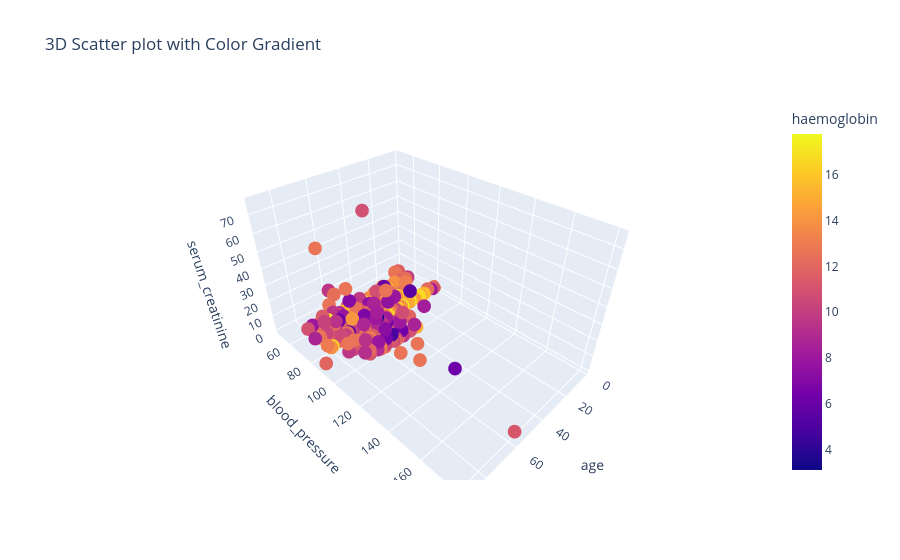

The code cell stored with this chart in its notebook:
### Code cell
fig = px.scatter_3d(df, x='age', y='blood_pressure', z='serum_creatinine', color='haemoglobin',
                    title='3D Scatter plot with Color Gradient')
fig.show()

### Figure 1 — Plotly figure (JSON) as saved in the notebook; plotly's stock layout.template omitted (floating-point values rounded to 4 significant figures; data arrays with more than 128 entries replaced by an {"elided": "..."} marker saying what was removed)
{"data": [{"hovertemplate": "age=%{x}<br>blood_pressure=%{y}<br>serum_creatinine=%{z}<br>haemoglobin=%{marker.color}<extra></extra>", "legendgroup": "", "marker": {"color": {"elided": "400 float values"}, "coloraxis": "coloraxis", "symbol": "circle"}, "mode": "markers", "name": "", "scene": "scene", "showlegend": false, "type": "scatter3d", "x": {"elided": "400 float values"}, "y": {"elided": "400 float values"}, "z": {"elided": "400 float values"}}], "layout": {"coloraxis": {"colorbar": {"title": {"text": "haemoglobin"}}, "colorscale": [[0, "#0d0887"], [0.1111, "#46039f"], [0.2222, "#7201a8"], [0.3333, "#9c179e"], [0.4444, "#bd3786"], [0.5556, "#d8576b"], [0.6667, "#ed7953"], [0.7778, "#fb9f3a"], [0.8889, "#fdca26"], [1, "#f0f921"]]}, "legend": {"tracegroupgap": 0}, "scene": {"domain": {"x": [0, 1], "y": [0, 1]}, "xaxis": {"title": {"text": "age"}}, "yaxis": {"title": {"text": "blood_pressure"}}, "zaxis": {"title": {"text": "serum_creatinine"}}}, "title": {"text": "3D Scatter plot with Color Gradient"}}}
